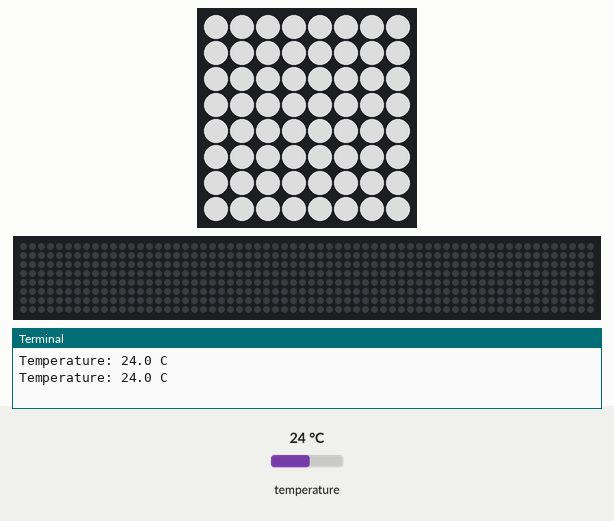
A program run on a simulated Raspberry Pi (BCM pin numbers) with a Sense HAT. On the bench: the Sense HAT's 8×8 RGB LED matrix, a strip that is not on the board, showing the scrolling text unrolled, the last lines printed to the terminal. Inputs (shaded band) come from the test bench; at power-on: temperature 24 °C. Dim RGB values are drawn brighter than linear; the clock reads 2024-03-15 10:24:30 at power-on unless the program sets it; the 64×8 strip is a reading aid, not a part: it shows the text the matrix is scrolling, unrolled, one strip-width of it at a time.

Above: at 0.03 s.
At 4.44 s:
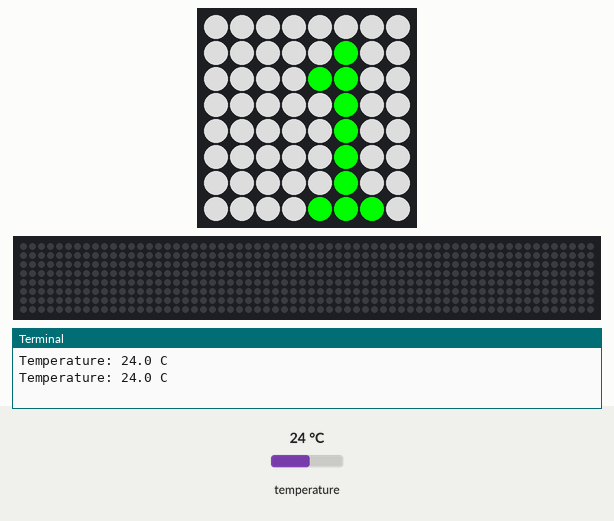
At 10.07 s:
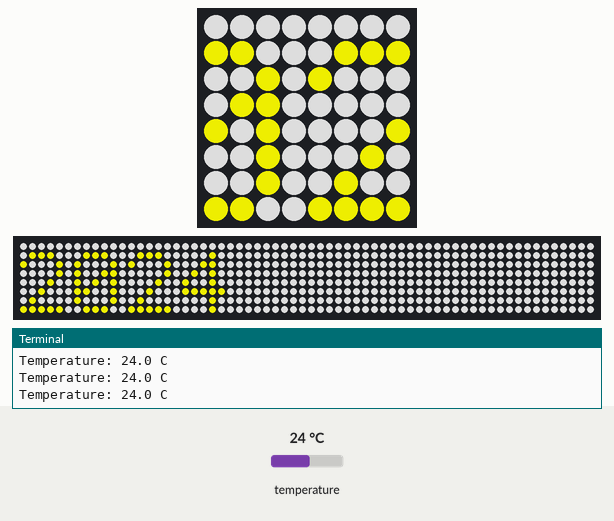
At 20.11 s:
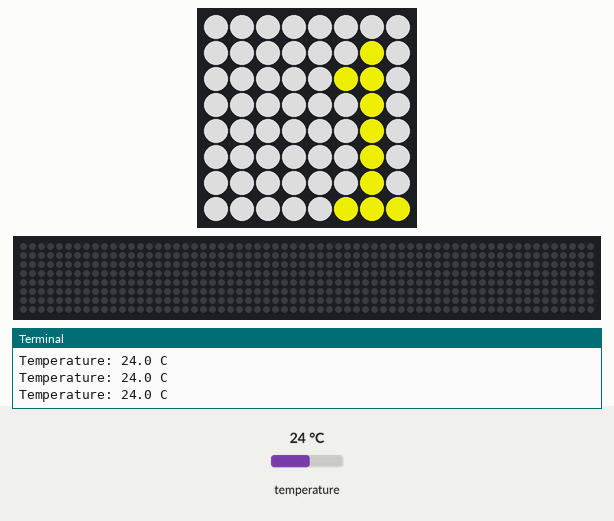
At 30.75 s:
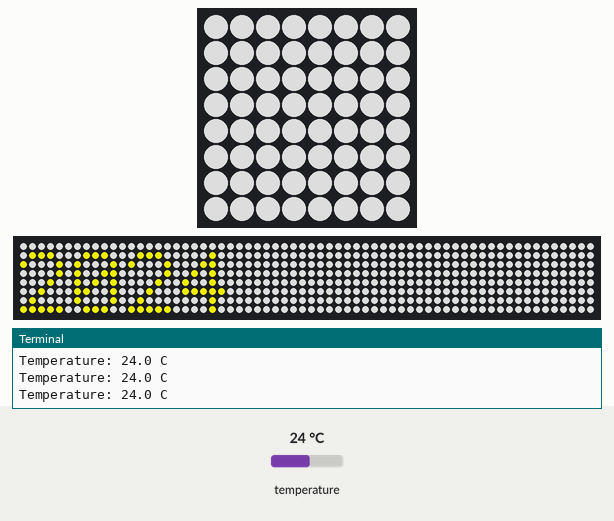
At 39.73 s:
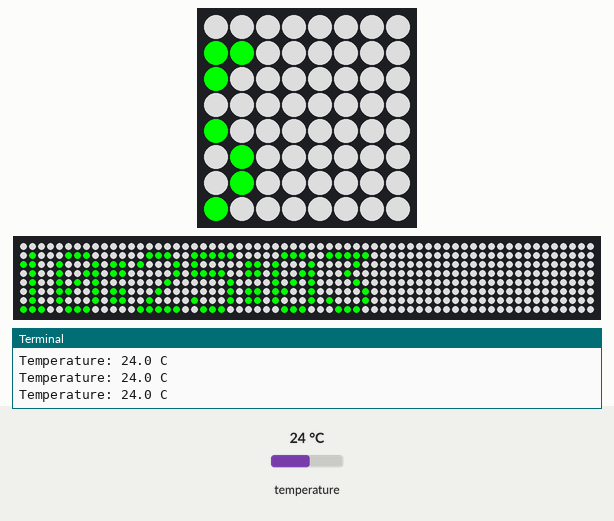

The program:

main.py
```python
from sense_hat import SenseHat
from datetime import datetime
import time

hat = SenseHat()
temp = hat.get_temperature()

time_color = (0, 255, 0)
date_color = (200, 200, 0)
back_color = (155, 155, 155)

print("Temperature: %s C" % temp)

while True:
	now = datetime.now()
	date_message = '{:%d %B %Y}'.format(now)
	time_message = '{:%H:%M:%S}'.format(now)

	print("Temperature: %s C" % temp)
	hat.show_message(date_message, text_colour = date_color, back_colour = back_color, scroll_speed = 0.05)
	hat.show_message(time_message, text_colour = time_color, back_colour = back_color, scroll_speed = 0.05)
```
